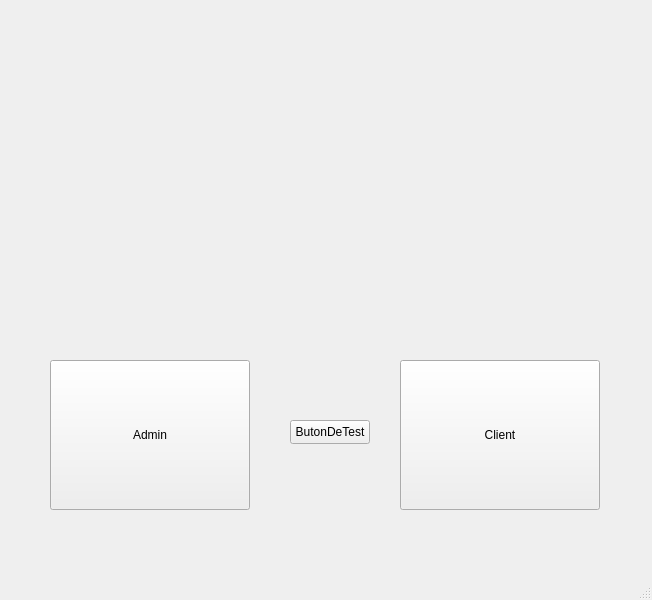
<?xml version="1.0" encoding="UTF-8"?>
<ui version="4.0">
 <class>MainWindow</class>
 <widget class="QMainWindow" name="MainWindow">
  <property name="geometry">
   <rect>
    <x>0</x>
    <y>0</y>
    <width>652</width>
    <height>600</height>
   </rect>
  </property>
  <property name="windowTitle">
   <string>MainWindow</string>
  </property>
  <widget class="QWidget" name="centralwidget">
   <widget class="QPushButton" name="pushButton">
    <property name="geometry">
     <rect>
      <x>50</x>
      <y>360</y>
      <width>200</width>
      <height>150</height>
     </rect>
    </property>
    <property name="text">
     <string>Admin</string>
    </property>
   </widget>
   <widget class="QPushButton" name="pushButton_2">
    <property name="geometry">
     <rect>
      <x>400</x>
      <y>360</y>
      <width>200</width>
      <height>150</height>
     </rect>
    </property>
    <property name="text">
     <string>Client</string>
    </property>
   </widget>
   <widget class="QLabel" name="label">
    <property name="geometry">
     <rect>
      <x>90</x>
      <y>30</y>
      <width>761</width>
      <height>261</height>
     </rect>
    </property>
    <property name="text">
     <string/>
    </property>
    <property name="pixmap">
     <pixmap>img/welcome.png</pixmap>
    </property>
   </widget>
   <widget class="QPushButton" name="ButonSaVadDacaMerge">
    <property name="geometry">
     <rect>
      <x>290</x>
      <y>420</y>
      <width>80</width>
      <height>24</height>
     </rect>
    </property>
    <property name="text">
     <string>ButonDeTest</string>
    </property>
   </widget>
  </widget>
  <widget class="QMenuBar" name="menubar">
   <property name="geometry">
    <rect>
     <x>0</x>
     <y>0</y>
     <width>652</width>
     <height>21</height>
    </rect>
   </property>
  </widget>
  <widget class="QStatusBar" name="statusbar"/>
 </widget>
 <resources/>
 <connections/>
</ui>
